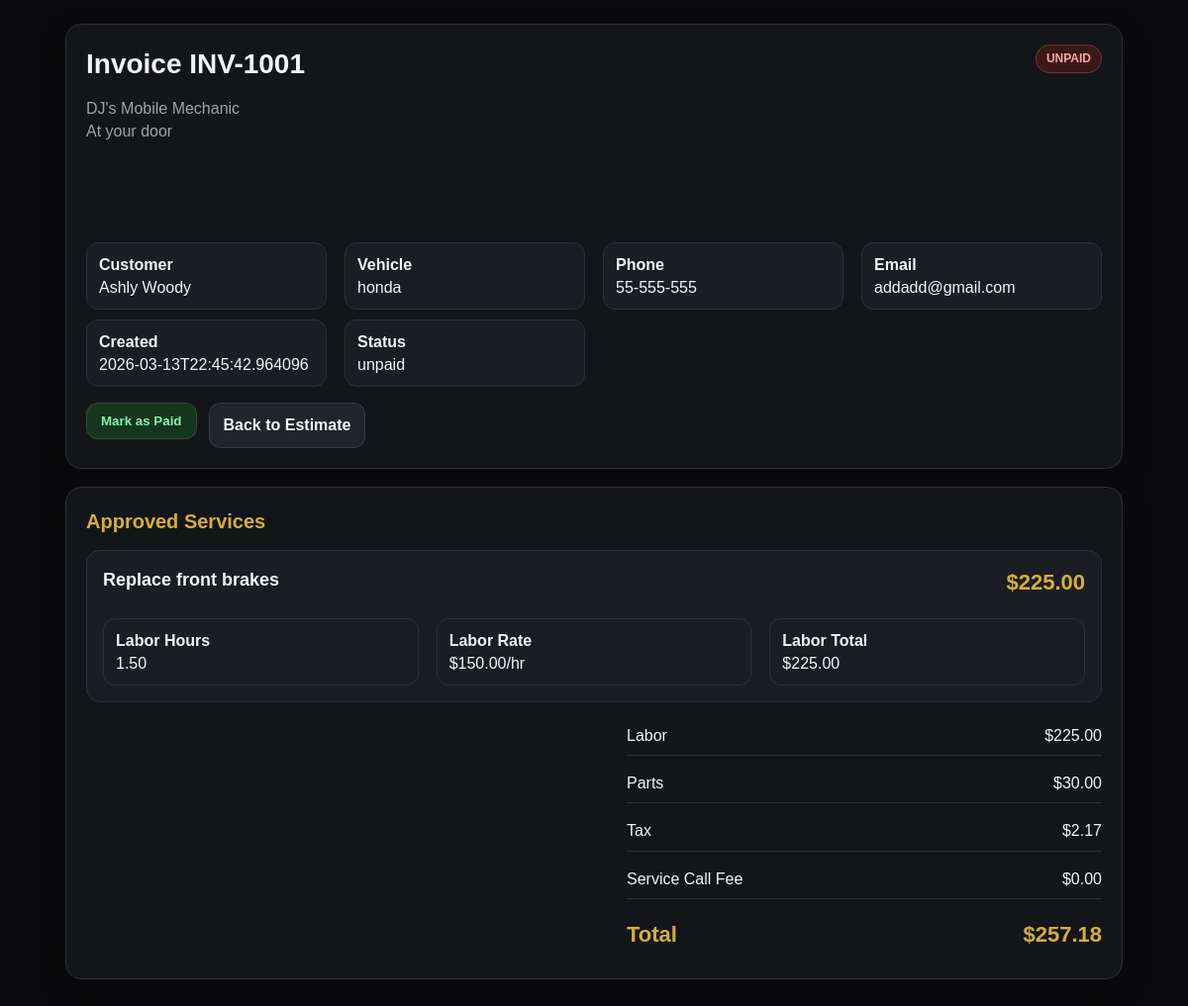
/invoice/INV-1001, run on the app's committed database.
### tables this page shows
CREATE TABLE invoices (
        id INTEGER PRIMARY KEY AUTOINCREMENT,
        invoice_number TEXT,
        quote_id INTEGER,
        created_at TEXT,
        total REAL,
        payment_status TEXT DEFAULT 'unpaid',
        payment_method TEXT,
        paid_at TEXT
    );

CREATE TABLE quotes (
        id INTEGER PRIMARY KEY AUTOINCREMENT,
        quote_token TEXT UNIQUE,
        created_at TEXT,
        customer_name TEXT,
        customer_phone TEXT,
        customer_email TEXT,
        vehicle TEXT,
        vin TEXT,
        labor_rate REAL,
        tax_rate REAL,
        service_fee REAL,
        payload_json TEXT,
        approved_json TEXT,
        signature_data TEXT,
        signed_name TEXT,
        signed_at TEXT,
        status TEXT DEFAULT 'quote'
    , customer_id INTEGER, vehicle_id INTEGER, sms_sent_at TEXT, sms_status TEXT, sms_sid TEXT);

### app.py (the view)
@app.route("/invoice/<invoice_number>", methods=["GET"])
def view_invoice(invoice_number):
    conn = get_db()
    cur = conn.cursor()
    cur.execute(
        """
        SELECT
            invoices.id AS invoice_id,
            invoices.invoice_number,
            invoices.created_at AS invoice_created_at,
            invoices.total AS invoice_total,
            invoices.payment_status,
            invoices.payment_method,
            invoices.paid_at,
            quotes.*
        FROM invoices
        JOIN quotes ON quotes.id = invoices.quote_id
        WHERE invoices.invoice_number = ?
        """,
        (invoice_number,),
    )
    row = cur.fetchone()
    conn.close()
    if not row:
        abort(404)
    payload = json.loads(row["payload_json"] or "{}")
    approved_jobs, approved_map = parse_approved_map(row["approved_json"])
    totals = build_quote_totals(row, payload, approved_map=approved_map)
    return render_template(
        "invoice.html",
        row=row,
        payload=payload,
        totals=totals,
        approved_jobs=approved_jobs,
        approved_map=approved_map,
    )

### app.py (called while the page is built, shortened)
def get_db():
    conn = sqlite3.connect(DB_PATH)
    conn.row_factory = sqlite3.Row
    return conn

def safe_float(value, default=0.0):
    try:
        return float(value if value not in (None, "") else default)
    except (TypeError, ValueError):
        return default

def normalize_job_parts(job):
    old_oem = safe_float(job.get("parts_oem", 0))
    old_quality = safe_float(job.get("parts_quality", 0))
    old_economy = safe_float(job.get("parts_economy", 0))
    if old_oem or old_quality or old_economy:
        return [{
            "part_desc": "Parts",
            "qty": 1,
            "oem": old_oem,
            "quality": old_quality,
            "economy": old_economy,
            "list_oem": old_oem,
            "list_quality": old_quality,
            "list_economy": old_economy,
            "markup_oem": 1.0,
            "markup_quality": 1.0,
            "markup_economy": 1.0,
            "enabled_oem": old_oem > 0,
            "enabled_quality": old_quality > 0,
            "enabled_economy": old_economy > 0,
        }]
    return []

def get_enabled_tiers(part):
    tiers = []
    if part.get("enabled_oem"):
        tiers.append("oem")
    if part.get("enabled_quality"):
        tiers.append("quality")
    if part.get("enabled_economy"):
        tiers.append("economy")
    if not tiers:
        tiers.append("quality")
    return tiers

def sanitize_selected_tier(part, requested_tier=None, default_tier="quality"):
    enabled = get_enabled_tiers(part)
    desired = (requested_tier or default_tier or "quality").strip().lower()
    if desired in enabled:
        return desired
    if default_tier in enabled:
        return default_tier
    return enabled[0]

### templates/invoice.html (shortened to what this page needs)
<!doctype html>
<html lang="en">
<head>
</head>
<body>
<div class="wrap">
  <div class="card">
    <div style="display:flex;justify-content:space-between;gap:16px;flex-wrap:wrap;align-items:flex-start;">
      <div>
        <h1>Invoice {{ row.invoice_number }}</h1>
        <div class="muted">DJ's Mobile Mechanic</div>
        <div class="muted">At your door</div>
      </div>
      <div style="text-align:right;">
        <div><span class="pill {{ 'pill-paid' if row.payment_status == 'paid' else 'pill-unpaid' }}">{{ row.payment_status|upper }}</span></div>
        <svg id="barcode"></svg>
      </div>
    </div>
    <div class="meta">
      <div><strong>Customer</strong><br>{{ row.customer_name or '-' }}</div>
      <div><strong>Vehicle</strong><br>{{ row.vehicle or '-' }}</div>
      <div><strong>Phone</strong><br>{{ row.customer_phone or '-' }}</div>
      <div><strong>Email</strong><br>{{ row.customer_email or '-' }}</div>
      <div><strong>Created</strong><br>{{ row.invoice_created_at or '-' }}</div>
      <div><strong>Status</strong><br>{{ row.payment_status or '-' }}</div>
    </div>
    <div class="actions" style="margin-top:16px;">
      {% if row.payment_status == 'paid' %}<div class="footer-note">This invoice has been marked paid.</div>{% else %}<form method="POST" action="/mark_paid/{{ row.invoice_number }}"><button class="btn" type="submit" style="background:#16351f;color:#86efac;">Mark as Paid</button></form>{% endif %}
      <a class="btn" href="/quote/{{ row.quote_token }}">Back to Estimate</a>
    </div>
  </div>
  <div class="card">
    <h2>Approved Services</h2>
    {% if payload.jobs and payload.jobs|length > 0 %}
      {% for job in payload.jobs %}
        {% set job_index = loop.index0 %}
        {% if job_index in approved_map %}
          {% set approved_item = approved_map.get(job_index, {}) %}
          {% set selected_parts = approved_item.get('selected_parts', []) %}
          {% set labor_total = (job.labor_hours|default(0)|float) * (row.labor_rate|default(0)|float) %}
          {% set ns = namespace(job_total=labor_total, parts_total=0.0) %}
          <div class="job">
            <div class="job-header"><div><h3>{{ job.desc or 'Service Item' }}</h3>{% if job.notes %}<div class="footer-note" style="white-space:pre-wrap;">{{ job.notes }}</div>{% endif %}</div><div class="money">
              {% for part in job.parts or [] %}
                {% set idx = loop.index0 %}
                {% set qty = part.qty|default(1)|float %}
                {% set chosen = namespace(tier='quality') %}
                {% for saved_part in selected_parts %}{% if saved_part.get('part_index') == idx %}{% set chosen.tier = saved_part.get('tier', 'quality') %}{% endif %}{% endfor %}
                {% set ns.job_total = ns.job_total + (qty * (part.get(chosen.tier, 0)|float)) %}
              {% endfor %}
              ${{ '%.2f'|format(ns.job_total) }}</div></div>
            <div class="meta"><div><strong>Labor Hours</strong><br>{{ '%.2f'|format(job.labor_hours|default(0)|float) }}</div><div><strong>Labor Rate</strong><br>${{ '%.2f'|format(row.labor_rate|default(0)|float) }}/hr</div><div><strong>Labor Total</strong><br>${{ '%.2f'|format(labor_total) }}</div></div>
          </div>
        {% endif %}
      {% endfor %}
      <div class="summary">
        <div class="summary-row"><span>Labor</span><span>${{ '%.2f'|format(totals.labor_total) }}</span></div>
        <div class="summary-row"><span>Parts</span><span>${{ '%.2f'|format(totals.parts_total) }}</span></div>
        <div class="summary-row"><span>Tax</span><span>${{ '%.2f'|format(totals.tax_amount) }}</span></div>
        <div class="summary-row"><span>Service Call Fee</span><span>${{ '%.2f'|format(totals.service_fee) }}</span></div>
        <div class="summary-row total"><span>Total</span><span>${{ '%.2f'|format(row.invoice_total or totals.total) }}</span></div>
      </div>
    {% else %}
      <div class="footer-note">No approved services were available on this invoice.</div>
    {% endif %}
  </div>
</div>
</body>
</html>

### templates/invoice.html (style rules this page uses)
:root { --bg:#0b0b0d;--panel:#141519;--panel-2:#1b1d22;--text:#f3f4f6;--muted:#a1a1aa;--line:#2c2f36;--accent:#d4af37;--green:#22c55e;--red:#ef4444 }
* { box-sizing:border-box }
body { margin:0;font-family:Arial,Helvetica,sans-serif;background:var(--bg);color:var(--text);line-height:1.45 }
.wrap { max-width:1100px;margin:0 auto;padding:24px 16px 40px }
.card { background:var(--panel);border:1px solid var(--line);border-radius:16px;padding:20px;margin-bottom:18px;box-shadow:0 10px 30px rgba(0,0,0,.25) }
h1,h2,h3 { margin:0 0 12px }
h1 { font-size:28px }
h2 { font-size:20px;color:var(--accent) }
h3 { font-size:18px }
.muted { color:var(--muted) }
.meta { display:grid;grid-template-columns:repeat(auto-fit,minmax(220px,1fr));gap:10px 18px;margin-top:14px }
.meta div { background:var(--panel-2);border:1px solid var(--line);border-radius:12px;padding:10px 12px }
.pill { display:inline-block;padding:5px 10px;border-radius:999px;font-size:12px;border:1px solid var(--line);background:#111318;color:var(--muted);font-weight:700 }
.pill-unpaid { background:#3a1818;color:#fca5a5;border-color:rgba(252,165,165,.2) }
.job { border:1px solid var(--line);background:var(--panel-2);border-radius:14px;padding:16px;margin-top:14px }
.job-header { display:flex;justify-content:space-between;gap:12px;flex-wrap:wrap }
.money { font-weight:700;color:var(--accent);font-size:22px }
.summary { display:grid;gap:8px;max-width:480px;margin-left:auto;margin-top:14px }
.summary-row { display:flex;justify-content:space-between;gap:12px;padding:8px 0;border-bottom:1px solid var(--line) }
.summary-row.total { font-size:22px;font-weight:800;color:var(--accent);border-bottom:none;padding-top:12px }
.actions { display:flex;gap:12px;flex-wrap:wrap }
.btn { display:inline-flex;align-items:center;justify-content:center;text-decoration:none;padding:10px 14px;border-radius:12px;font-weight:800;border:1px solid rgba(255,255,255,.10);cursor:pointer;background:#20242b;color:var(--text) }

### data on the page
invoices: invoice_number "INV-1001", payment_status "UNPAID", created_at "2026-03-13T22:45:42.964096", payment_status "unpaid", total "257.18"
quotes: customer_name "Ashly Woody", vehicle "honda", customer_phone "55-555-555", customer_email "addadd@gmail.com", labor_rate "150.00"

### other printed values
{{ job.desc or 'Service Item' }} "Replace front brakes"
{{ '%.2f'|format(ns.job_total) }} "225.00"
{{ '%.2f'|format(job.labor_hours|default(0)|float) }} "1.50"
{{ '%.2f'|format(labor_total) }} "225.00"
{{ '%.2f'|format(totals.labor_total) }} "225.00"
{{ '%.2f'|format(totals.parts_total) }} "30.00"
{{ '%.2f'|format(totals.tax_amount) }} "2.17"
{{ '%.2f'|format(totals.service_fee) }} "0.00"
